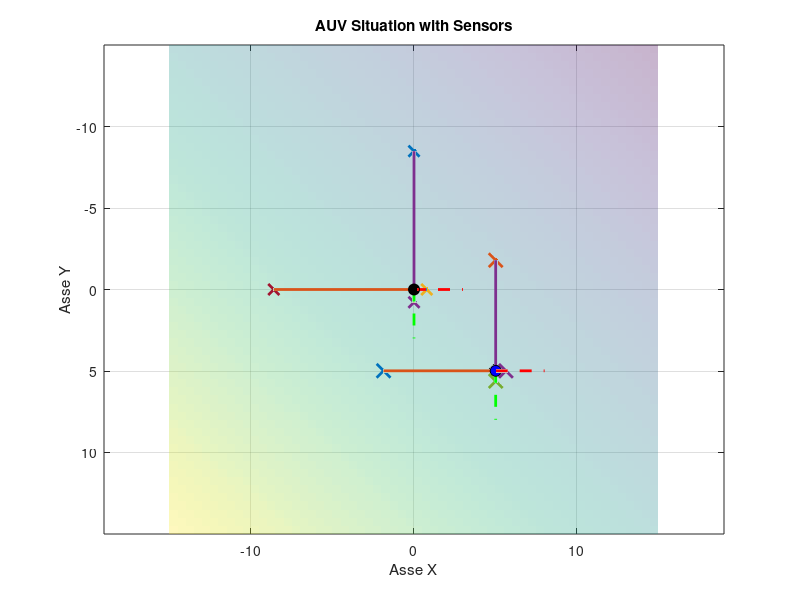

Write MATLAB code to recreate this figure.
clear; close all; clc;

% Flag per usare angoli specifici o generati randomicamente
use_specific_angles = true; % Imposta a 'false' per angoli randomici
use_specific_speed = true; % Imposta a 'false' per velocità randomiche
tolerance = 1e-4;
areDifferent = @(a, b, tol) abs(a - b) > tol * max(abs(a), abs(b));

%% Simulation parameters
Ts = 0.001;
psi = 0;

%% Angle defintions
if use_specific_angles
    % terrain
    beta = pi/7;
    alpha = pi/7;
    % robot
    theta = pi/10;
    phi = pi/10;
else
    % random angles generator
    lower_bound = -pi/2;
    upper_bound = pi/2;
    % Genera un singolo angolo randomico
    beta = lower_bound + (upper_bound - lower_bound) * rand();
    alpha = lower_bound + (upper_bound - lower_bound) * rand();
    lower_bound = -pi/4;
    upper_bound = pi/4;
    theta = lower_bound + (upper_bound - lower_bound) * rand();
    phi = lower_bound + (upper_bound - lower_bound) * rand();
end
fprintf('Valori per angoli\n');
fprintf('beta: %.2f\n', rad2deg(beta));
fprintf('alpha: %.2f\n', rad2deg(alpha));
fprintf('theta: %.2f\n', rad2deg(theta));
fprintf('phi: %.2f\n', rad2deg(phi)); 

%% speed definitions
if use_specific_speed
    surge = 5000;
    sway = 5000;
    heave = 2000;
    p = (pi/10)/Ts;
    q = (pi/10)/Ts; 
else
    % random angles generator
    lower_bound = 10000;
    upper_bound = -10000;
    % Genera un singolo angolo randomico
    surge = lower_bound + (upper_bound - lower_bound) * rand();
    sway = lower_bound + (upper_bound - lower_bound) * rand();
    heave = lower_bound + (upper_bound - lower_bound) * rand();
    lower_bound = 10000;
    upper_bound = -10000;
    p = lower_bound + (upper_bound - lower_bound) * rand();
    q = lower_bound + (upper_bound - lower_bound) * rand();
end
fprintf('\nValori per velocità\n');
fprintf('u: %.2f\n', surge);
fprintf('v: %.2f\n', sway);
fprintf('w: %.2f\n', heave);
fprintf('p: %.2f\n', rad2deg(p)); 
fprintf('q: %.2f\n', rad2deg(q)); 

%% Terrain Parameters
pplane = [0, 0, 10]';
n0 = [0, 0, 1]'; % in terrain frame!!
% Transformation (given by the sensors)
wRt = (rotz(0)*roty(beta)*rotx(alpha));

%% Robot Parameters
pr = [0, 0, 0]';
num_s = 4;
Gamma = -pi/8; % y1 angle (rear)
Lambda = pi/8; % y2 angle (front)
Eta = -pi/8; % y3 angle (left)
Zeta = pi/8; % y4 angle (right)

r_speed = [surge, sway, heave, p, q, 0]'; 
% Trasformation with robot frame
wRr = rotz(psi)*roty(theta)*rotx(phi);

% for plot robot frame to world frame
x_dir = wRr * [1; 0; 0];
y_dir = wRr * [0; 1; 0];
z_dir = wRr * [0; 0; 1];

s = zeros(3,num_s);
s(:, 1) = [-sin(Gamma + theta), 0, cos(Gamma + theta)]';
s(:, 2) = [-sin(Lambda + theta), 0, cos(Lambda + theta)]';
s(:, 3) = [0, -sin(Eta + phi), cos(Eta + phi)]';
s(:, 4) = [0, -sin(Zeta + phi), cos(Zeta + phi)]';
% check of consistency for the sensors
for k = 1:num_s
    if (norm(s(:,k)) ~= 1)
        fprintf('k = %.0f\n', k);
        error('norm is not 1');
    end
end

%% Geometry Compuataion terrain
%  normal to the plane
n = wRt*n0; % in world frame
fprintf('\nVettore superficie\n');
fprintf('n_yx: [%.4f; %.4f; %.4f]\n', n(1), n(2), n(3));
if (norm(n) ~= 1)
    fprintf('norm n_yx is not 1\n');
end

%% Sensor Values
t_star = zeros(1, num_s);
p_int = zeros(3, num_s);
y = zeros(1, num_s);
for k = 1:num_s
    if dot(s(:,k),n) == 0
        error('The line s and the plane n_yx are parallel');
    end
    t_star(:, k) = -(dot((pr - pplane),n))/(dot(s(:,k),n));
    p_int(:, k) = pr + t_star(:, k)*s(:, k);
    y(k) = norm(t_star(:, k));
end

% Check of visibility
z_r = [0, 0, 1]'; 
z_r = (wRr)'*z_r; % Adjust z_r based on angles
for k = 1:num_s
    v_p = p_int(:, k) - pr;
    visibile = dot(z_r, v_p) > 0;
    if ~visibile
        fprintf('Error in visibility for the sensor %0.f\n', k);
        error('Point not visible');
    end
end

%% Altitude Computation
% real altitude in 
h_real = (n'*(pr - pplane))/(norm(n));
fprintf('\nValore per altezza nel primo punto\n');
fprintf('h: %.4f\n', h_real);

%% Check of the results first point
% y Values
fprintf('\nValori dei sensori per primo punto\n');
y_mes = zeros(1, num_s);
for k = 1:num_s
    fprintf('y%.0f = %.4f\n', k, y(k));
    y_mes(k) = (norm(p_int(:, k) - pr));
    if areDifferent(y_mes(k), y(:, k), tolerance)
        fprintf('y: %.4f\n', y_mes(k));
        fprintf('Errore in y per il sensore %0.f\n', k);
    end
end
% h Values
h_from_y = zeros(1, num_s);
for k = 1:num_s
    h_from_y = y(k) * n' * s(:, k);
    if areDifferent(h_real, -h_from_y, tolerance)
        fprintf('h got from y values: %.4f\n', -h_from_y);
        fprintf('Errore in h per il sensore %0.f nel calcolo h from y\n', k);
    end
end

%% Muovo il robot
% --- DILEMMA: muovo e poi ruoto??? Come faccio?? ---- %
w_speed = wRr * r_speed(1:3);
pr_new = pr + w_speed*Ts;
% Angles update
phi = phi + r_speed(4)*Ts;
theta = theta + r_speed(5)*Ts; % !!! SEGNOOO !!!!
% Transformation update
wRr = rotz(psi)*roty(theta)*rotx(phi);

%% New Sensor Values
t_star_new = zeros(1, num_s);
p_int_new = zeros(3, num_s);
y_new = zeros(1, num_s);
for k = 1:num_s
    if dot(s(:,k),n) == 0
        error('The line s and the plane n_yx are parallel');
    end
    t_star_new(:, k) = -(dot((pr_new - pplane),n))/(dot(s(:,k),n));
    p_int_new(:, k) = pr_new + t_star_new(:, k)*s(:, k);
    y_new(k) = norm(t_star_new(:, k));
end

% Check of visibility
z_r = [0, 0, 1]';
z_r = (wRr)'*z_r; % Adjust z_r based on angles
for k = 1:num_s
    v_p = p_int_new(:, k) - pr_new;
    visibile = dot(z_r, v_p) > 0;
    if ~visibile
        fprintf('Error in visibility for the sensor in the new point %0.f\n', k);
        error('Point not visible');
    end
end

%% New Altitude Computation
% real altitude
% ---- Il meno perchè devo considerarlo nell'altro lato ----%
h_real_new = (n'*(pr_new - pplane))/(norm(n));
fprintf('\nValore per altezza nel nuovo punto\n');
fprintf('New h: %.4f\n', h_real_new);

%% Check of the results for consistency
% y Values new
fprintf('\nValori dei sensori per nuovo punto\n');
y_mes_new = zeros(1, num_s);
for k = 1:num_s
    fprintf('New y%.0f = %.4f\n', k, y_new(k));
    y_mes_new(k) = (norm(p_int_new(:, k) - pr_new));
    if areDifferent(y_mes_new(k), y_new(k), tolerance)
        fprintf('New y%0.f: %.4f\n',k, y_mes_new(k));
        error('Errore in y per il sensore %0.f\n', k);
    end
end
% h Values check
h_from_y_new = zeros(1, num_s);
for k = 1:num_s
    h_from_y_new(k) = y_new(k) * n' * s(:, k);
    if areDifferent(h_real_new, -h_from_y_new(k), tolerance)
        fprintf('h(%0.f): %.4f\n',k, -h_from_y_new(k));
        error('Errore in h per il sensore %0.f nel calcolo new h from y\n', k);
    end
end

%% Check of the results the states
% controllo senza terreno
s_speed = (wRt)' * w_speed;
if s_speed(3) < 0
    fprintf('h aumenta di %.4f\n', -s_speed(3)*Ts);
else
    fprintf('h diminuisce di %.4f\n', s_speed(3)*Ts);
end
if areDifferent(s_speed(3)*Ts, (h_real_new - h_real), tolerance)
    fprintf('Cambiamento di h reale %.4f\n', (h_real_new - h_real))
    fprintf('h calcolato corrisponde a %.4f\n', (s_speed(3)*Ts))
end

%% Plot
figure;
hold on;
grid on;
box on;
% for plot
p_proj = pr - dot(n, pr - pplane) * n; % h projection
colors = lines(num_s);

% Plane plot
[xp, yp] = meshgrid(-15:0.5:15, -15:0.5:15);
if abs(n(3)) > 1e-6
    fprintf('\n!!!Attivazione if disegno del piano!!!\n');
    zp = (-n(1)*(xp-pplane(1)) - n(2)*(yp-pplane(2)))/n(3) + pplane(3);
    surf(xp, yp, zp, 'FaceAlpha', 0.3, 'EdgeColor', 'none', 'DisplayName', 'Piano');
end

% Robot frame
t_tmp = 3;
p_x_dir = pr + t_tmp * x_dir;
p_y_dir = pr + t_tmp * y_dir;
p_z_dir = pr + t_tmp * z_dir;
% Robot frame plot
plot3([pr(1), p_x_dir(1)], [pr(2), p_x_dir(2)], [pr(3), p_x_dir(3)], 'r--', 'LineWidth', 2, 'DisplayName', 'Asse X rob');
plot3([pr(1), p_y_dir(1)], [pr(2), p_y_dir(2)], [pr(3), p_y_dir(3)], 'g--', 'LineWidth', 2, 'DisplayName', 'Asse Y rob');
plot3([pr(1), p_z_dir(1)], [pr(2), p_z_dir(2)], [pr(3), p_z_dir(3)], 'b--', 'LineWidth', 2, 'DisplayName', 'Asse Z rob');

% New point robot frame
x_dir_new = rotz(psi) * roty(theta) * rotx(phi) * [1; 0; 0];
y_dir_new = rotz(psi) * roty(theta) * rotx(phi) * [0; 1; 0];
z_dir_new = rotz(psi) * roty(theta) * rotx(phi) * [0; 0; 1];
t_tmp = 3;
p_x_dir = pr_new + t_tmp * x_dir_new;
p_y_dir = pr_new + t_tmp * y_dir_new;
p_z_dir = pr_new + t_tmp * z_dir_new;
plot3([pr_new(1), p_x_dir(1)], [pr_new(2), p_x_dir(2)], [pr_new(3), p_x_dir(3)], 'r--', 'LineWidth', 2, 'DisplayName', 'Asse X new rob');
plot3([pr_new(1), p_y_dir(1)], [pr_new(2), p_y_dir(2)], [pr_new(3), p_y_dir(3)], 'g--', 'LineWidth', 2, 'DisplayName', 'Asse Y new rob');
plot3([pr_new(1), p_z_dir(1)], [pr_new(2), p_z_dir(2)], [pr_new(3), p_z_dir(3)], 'b--', 'LineWidth', 2, 'DisplayName', 'Asse Z new rob');

% Sensor plot
for k = 1:num_s
    plot3([pr(1), p_int(1, k)], [pr(2), p_int(2, k)], [pr(3), p_int(3, k)], ...
          'LineWidth', 2, 'Color', colors(k, :), ...
          'DisplayName', sprintf('Segmento %d', k));
    plot3([pr_new(1), p_int_new(1, k)], [pr_new(2), p_int_new(2, k)], [pr_new(3), p_int_new(3, k)], ...
          'LineWidth', 2, 'Color', colors(k, :), ...
          'DisplayName', sprintf('Segmento %d', k));
    plot3(p_int(1, k), p_int(2, k), p_int(3, k), 'x', 'MarkerFaceColor', colors(k, :), ...
            'MarkerSize', 8, 'LineWidth', 2, 'DisplayName', sprintf('Intersezione sensor %d', k));
    plot3(p_int_new(1, k), p_int_new(2, k), p_int_new(3, k), 'x', 'MarkerFaceColor', colors(k, :), ...
            'MarkerSize', 10, 'LineWidth', 2, 'DisplayName', sprintf('Intersezione sensor %d', k));
end

% Punto iniziale
plot3(pr(1), pr(2), pr(3), 'ko', 'MarkerFaceColor', 'k', 'MarkerSize', 8, 'DisplayName', 'Punto iniziale');
plot3([pr(1), p_proj(1)], [pr(2), p_proj(2)], [pr(3), p_proj(3)], ...
      'k--', 'LineWidth', 2, 'DisplayName', 'Altitude h)');
plot3(p_proj(1), p_proj(2), p_proj(3), 'kd', 'MarkerSize', 6, 'LineWidth', 2, 'DisplayName', 'Point of proj h new');

% Nuovo punto robot
plot3(pr_new(1), pr_new(2), pr_new(3), 'ko', 'MarkerFaceColor', 'b', 'MarkerSize', 8, 'DisplayName', 'Punto Pr nuovo');

% New projection point
p_proj_new = pr_new - dot(n, pr_new - pplane) * n; % h projection
if areDifferent(norm(p_proj_new - pr_new), abs(h_real_new), tolerance)
    fprintf('P projection x: %.0f, y: %.0f, z: %.0f\n', p_proj_new(1), p_proj_new(2), p_proj_new(3));
    fprintf('Valore h = %.4f projected\n', norm(p_proj_new - pr_new));
    fprintf('Error nel calcolo della h nuova\n');
end

plot3([pr_new(1), p_proj_new(1)], [pr_new(2), p_proj_new(2)], [pr_new(3), p_proj_new(3)], ...
      'k--', 'LineWidth', 2, 'DisplayName', 'Altitude h)');
plot3(p_proj_new(1), p_proj_new(2), p_proj_new(3), 'kd', 'MarkerSize', 10, 'LineWidth', 2, 'DisplayName', 'Point of proj h new');

xlabel('Asse X');
ylabel('Asse Y');
zlabel('Asse Z');

set(gca, 'YDir', 'reverse', 'ZDir', 'reverse');

title('AUV Situation with Sensors');
% legend('Location', 'best');
axis equal; 
hold off;

if areDifferent(s_speed(3)*Ts, (h_real_new - h_real), tolerance)
    error('Cambiamento nelle altezze');
end

function Rx = rotx(a)
    Rx = [1, 0, 0;
          0, cos(a), -sin(a);
          0, sin(a), cos(a)];
end
function Ry = roty(a)
    Ry = [cos(a), 0, sin(a);
           0, 1, 0;
          -sin(a), 0, cos(a)];
end
function Rz = rotz(a)
    Rz = [cos(a), -sin(a), 0;
          sin(a), cos(a), 0;
            0, 0, 1];
end
